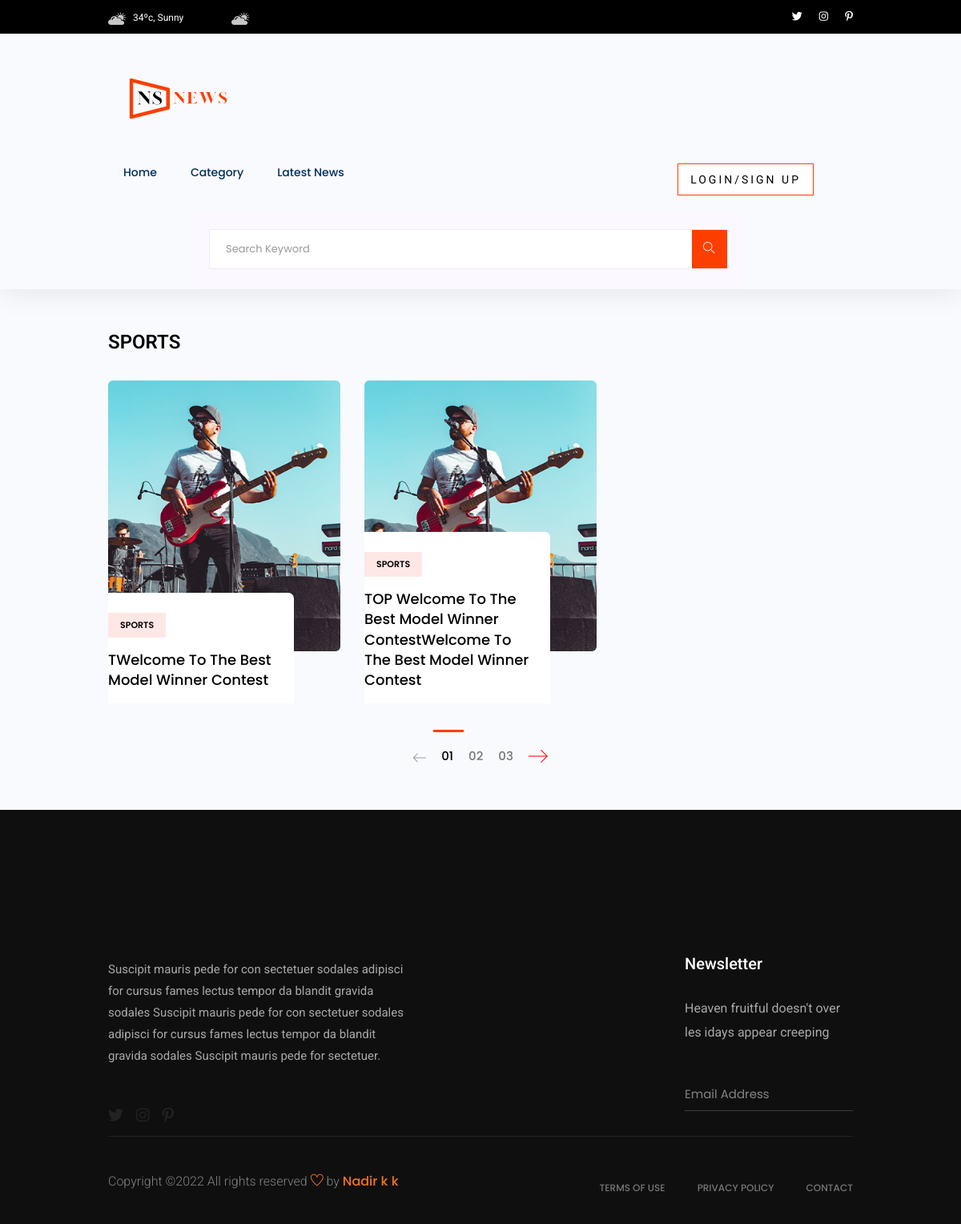
Screenshot of /topic/15d5c875-b26a-452b-b64b-1f6df04eac00/ with the database file from the repository.
### news/models.py (models this page shows, shortened)
class Category(models.Model):
    id = models.UUIDField(default=uuid.uuid4, unique=True,
                          primary_key=True, editable=False)
    name = models.CharField(max_length=200)
    def __str__(self):
        return str(self.name)

class News(models.Model):
    owner = models.ForeignKey(
        Profile, null=True, blank=True, on_delete=models.CASCADE)
    title = models.CharField(max_length=200, null=True, blank=True)
    category = models.ForeignKey(Category, on_delete=models.CASCADE, null=True)
    description = models.TextField(null=True, blank=True)
    featured_image = models.ImageField(
        default='images/cat.jpg', null=True, blank=True
    )
    image_link = models.CharField(max_length=1000, null=True, blank=True)
    created = models.DateTimeField(auto_now_add=True)
    id = models.UUIDField(default=uuid.uuid4, unique=True,
                          primary_key=True, editable=False)

### news/views.py (the view)
# urls.py: path('topic/<str:pk>/', views.Topic, name='topic'),
def Topic(request, pk):
    category_one = Category.objects.get(id=pk)
    categories = Category.objects.all()
    category_news = News.objects.filter(category=category_one)
    context = {
        'category_one': category_one,
        'news': category_news,
        'categories': categories
    }
    return render(request, 'category.html', context=context)

### templates/category.html
{% extends 'main.html' %}
{% load static %}
{% block content %}
    <main>
    <section class="whats-news-area pt-50 pb-20">
        <div class="container">
            <div class="row">
            <div class="col-lg-12">
                <div class="row d-flex justify-content-between">
                    <div class="col-lg-3 col-md-3">
                        <div class="section-tittle mb-30">
                            <h3>{{category_one.name}}</h3>
                        </div>
                    </div>
                </div>
                <div class="row">
                    <div class="col-12">
                        <div class="tab-content" id="nav-tabContent">
                            <div class="tab-pane fade show active" id="nav-home" role="tabpanel" aria-labelledby="nav-home-tab">
                                <div class="whats-news-caption">
                                    <div class="row">
                                        {% for news_one in news %}
                                        <div class="col-lg-4 col-md-4">
                                            <div class="single-what-news mb-100">
                                                <div class="what-img">
                                                    <a href="{% url 'single-news' news_one.id %}">
                                                    <img src="{{news_one.featured_image.url}}" alt="">
                                                    </a>
                                                </div>
                                                <div class="what-cap">
                                                    <span class="color1">{{news_one.category}}</span>
                                                    <h4><a href="{% url 'single-news' news_one.id %}">{{news_one.title}}</a></h4>
                                                </div>
                                            </div>
                                        </div>
                                        {% endfor %}
                                    </div>
                                </div>
                            </div>
                        </div>
                    </div>
                </div>
            </div>
            </div>
        </div>
    </section>
    <div class="pagination-area pb-45 text-center">
        <div class="container">
            <div class="row">
                <div class="col-xl-12">
                    <div class="single-wrap d-flex justify-content-center">
                        <nav aria-label="Page navigation example">
                            <ul class="pagination justify-content-start">
                              <li class="page-item"><a class="page-link" href="#"><span class="flaticon-arrow roted"></span></a></li>
                                <li class="page-item active"><a class="page-link" href="#">01</a></li>
                                <li class="page-item"><a class="page-link" href="#">02</a></li>
                                <li class="page-item"><a class="page-link" href="#">03</a></li>
                              <li class="page-item"><a class="page-link" href="#"><span class="flaticon-arrow right-arrow"></span></a></li>
                            </ul>
                          </nav>
                    </div>
                </div>
            </div>
        </div>
    </div>
    </main>
{% endblock content %}

### static/uikit/styles/modules/_variables.css (style rules this page uses)
:root { --color-main: #5aa5b9; --color-main-light: #e6faff; --color-sub: #3f4156; --color-sub-light: #51546e; --color-sub-lighter: #ededfd; --color-text: #737373; --color-gray: #8b8b8b; --color-light: #e5e7eb; --color-light-gray: #767676; --color-bg: #f8fafd; --color-white: #fffefd; --color-white-light: #f3f3f3; --color-success: #359e64; --color-success-bg: #def8e8; --color-error: #fc4b0b; --color-error-bg: #fff2ee; --font-base: 'Poppins', arial, helvetica, 'Segoe UI', roboto, ubuntu, sans-serif; --font-monospace: 'Fira Code', 'Courier New', courier, monospace; --font-regular: 300; --font-medium: 500; --font-bold: 700; --generic-shadow: 1px 1px 5px #00000010; --generic-transition: all 0.3s ease-in-out; }

### static/uikit/styles/modules/_base.css (style rules this page uses)
* { margin: 0; padding: 0; box-sizing: border-box; text-rendering: optimizeLegibility; color: inherit; font-size: inherit; }
html { font-size: 50%; }
@media only screen and (min-width: 480px) { html { font-size: 56.25%; } }
@media only screen and (min-width: 1200px) { html { font-size: 62.5%; } }
body { line-height: 1.6; font-weight: 400; font-size: 1.5rem; color: var(--color-text); background-color: var(--color-bg); min-height: 100vh; }

### static/uikit/styles/modules/_typography.css (style rules this page uses)
* { font-family: var(--font-base); }
h3 { font-size: 3.2rem; font-weight: var(--font-medium); }
h4 { font-size: 2.8rem; font-weight: var(--font-medium); }
p, span, strong { font-size: 1.6rem; color: var(--color-text); font-weight: var(--font-regular); }
a { padding-bottom: 2px; text-decoration: none; display: inline-block; color: var(--color-main); font-weight: var(--font-medium); }

### static/uikit/styles/modules/_utilities.css (style rules this page uses)
.container { width: 92%; max-width: 165rem; margin: 0 auto; box-sizing: border-box; }
@media screen and (min-width: 1000px) { .container { width: 90%; } }
@media screen and (min-width: 1200px) { .container { width: 80%; } }
.text-center { text-align: center; }

### rows the page displays
Category: name "SPORTS"
News: featured_image (picture), category "SPORTS", title "TWelcome To The Best Model Winner Contest"
News: featured_image (picture), category "SPORTS", title "TOP Welcome To The Best Model Winner ContestWelcome To The Best Model Winner Contest"
